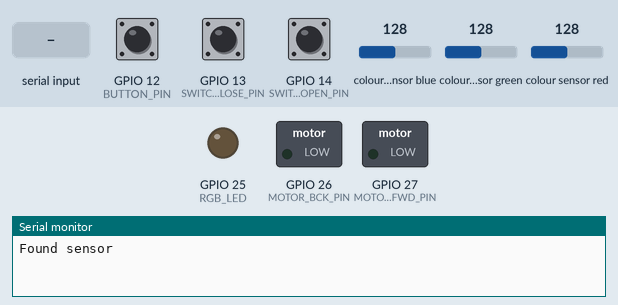
Recording of a sketch running on a simulated ESP32. Shown: switched loads named in the sketch (green lamp = pin HIGH), output pins drawn as LEDs (lit = HIGH), the last lines printed to the serial monitor. Inputs (shaded band) come from the test bench; at power-on: GPIO 12 (BUTTON_PIN) HIGH, GPIO 13 (SWITCH_CLOSE_PIN) HIGH, GPIO 14 (SWITCH_OPEN_PIN) HIGH, colour sensor blue 128, colour sensor green 128, colour sensor red 128. EEPROM starts erased; nothing arrives over Bluetooth unless stated.

Above: at 1.2 s.
1.3 s: GPIO 12 (BUTTON_PIN) pulled LOW for 0.15 s
At 2.0 s:
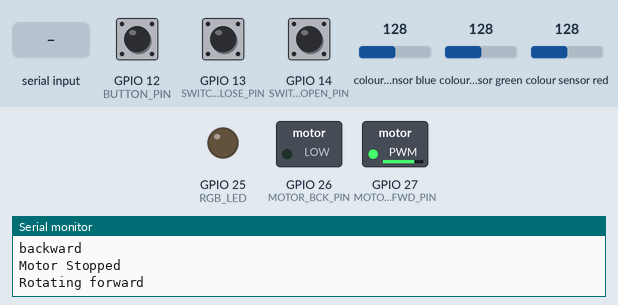
2.9 s: "start" received over the second serial link
At 5.1 s:
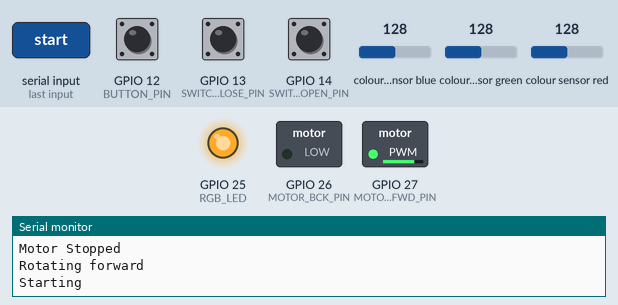
5.4 s: GPIO 13 (SWITCH_CLOSE_PIN) pulled LOW for 0.15 s
At 6.2 s:
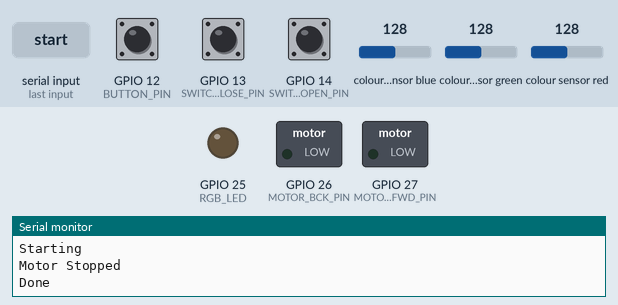
7.0 s: GPIO 12 (BUTTON_PIN) pulled LOW for 1 s
At 8.8 s:
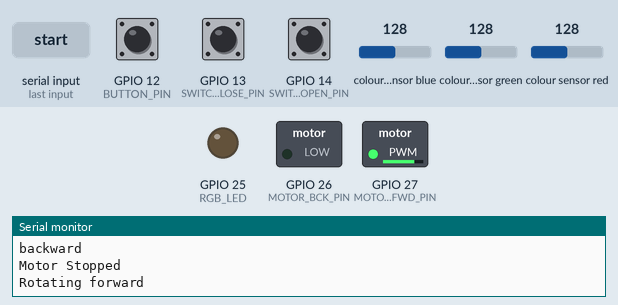
9.5 s: GPIO 12 (BUTTON_PIN) pulled LOW for 0.15 s
At 10.6 s:
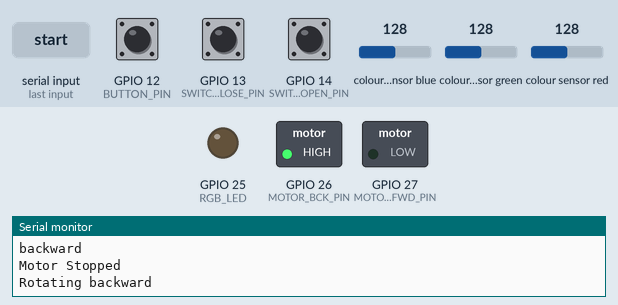
11.1 s: GPIO 14 (SWITCH_OPEN_PIN) pulled LOW for 0.15 s
At 12.3 s:
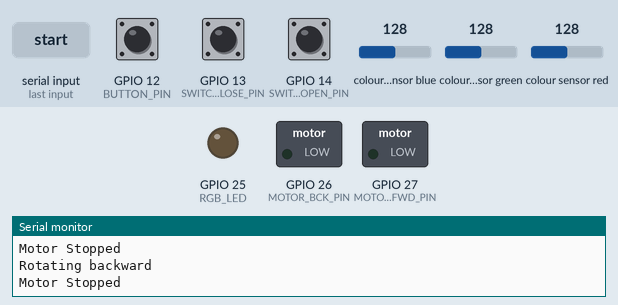
Timing chart, 0 to 13.7 s (numbered marks = the images above; inputs shaded):
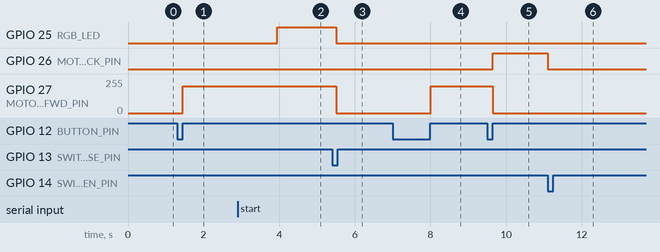

The sketch:

ToiletX_Firmware_V1.ino
```cpp
#include <Wire.h> // Include the Wire library for I2C devices
#include <BluetoothSerial.h> // Include the Bluetooth Serial library for ESP32
#include <Adafruit_TCS34725.h> // Include the Adafruit TCS34725 library
#include <Preferences.h> // Include the Preferences library for non-volatile storage

// Define pin numbers
#define BUTTON_PIN 12
#define MOTOR_FWD_PIN 27 //26
#define MOTOR_BCK_PIN 26 //27
#define RGB_LED 25
#define SWITCH_OPEN_PIN 14
#define SWITCH_CLOSE_PIN 13

#define PWM_CHANNEL 0
#define PWM_FREQUENCY 5000
#define PWM_RESOLUTION 8


// Create a Bluetooth Serial object
BluetoothSerial SerialBT;
Adafruit_TCS34725 tcs = Adafruit_TCS34725(TCS34725_INTEGRATIONTIME_240MS, TCS34725_GAIN_1X);
Preferences preferences;

// Define motor state
enum MotorState {STOPPED, FORWARD, BACKWARD};
MotorState motorState = STOPPED;

volatile bool buttonPressed = false; // volatile as it is used in interrupt routine
unsigned long lastInterruptTime = 0; // debounce: last time the interrupt was triggered

void IRAM_ATTR isr() { // Interrupt service routine
  // Debounce: If interrupts come faster than 200ms, assume it's a bounce and ignore
  Serial.println("ISR");
  if (millis() - lastInterruptTime > 200) {
    Serial.println(digitalRead(BUTTON_PIN));
    buttonPressed = true;
  }
  lastInterruptTime = millis();
}

void setup() {
  // Initialize serial communication
  Serial.begin(115200);

  // Initialize Bluetooth communication
  SerialBT.begin("ESP32");

  // Initialize button and switches
  pinMode(BUTTON_PIN, INPUT_PULLUP);
  pinMode(SWITCH_OPEN_PIN, INPUT_PULLUP);
  pinMode(SWITCH_CLOSE_PIN, INPUT_PULLUP);
  pinMode(RGB_LED, OUTPUT);

  if (tcs.begin()) {
    Serial.println("Found sensor");
  } else {
    Serial.println("No TCS34725 found ... check your connections");
    while (1); // halt!
  }

  ledcSetup(PWM_CHANNEL, PWM_FREQUENCY, PWM_RESOLUTION);
  ledcAttachPin(MOTOR_FWD_PIN, PWM_CHANNEL);


  // Attach interrupt to button pin
  attachInterrupt(digitalPinToInterrupt(BUTTON_PIN), isr, RISING);

  // Initialize motor control pins
  //pinMode(MOTOR_FWD_PIN, OUTPUT);
  pinMode(MOTOR_BCK_PIN, OUTPUT);

  // Ensure motor is stopped at startup
  digitalWrite(MOTOR_FWD_PIN, LOW);
  digitalWrite(MOTOR_BCK_PIN, LOW);
}

void loop() {
  // Check for Bluetooth commands
  if (SerialBT.available()) {
    String command = SerialBT.readString();
      if (command == "start") {
        uint16_t r, g, b, c;
        tcs.getRawData(&r, &g, &b, &c);
        preferences.begin("calibration", true); // Open in read-only mode
        uint16_t r_min = preferences.getUInt("r_min", 0);
        uint16_t r_max = preferences.getUInt("r_max", 65535);
        uint16_t g_min = preferences.getUInt("g_min", 0);
        uint16_t g_max = preferences.getUInt("g_max", 65535);
        uint16_t b_min = preferences.getUInt("b_min", 0);
        uint16_t b_max = preferences.getUInt("b_max", 65535);
        preferences.end();
         // Start the motor moving forward
        startMotor(FORWARD);

        // Keep reading sensor, normalizing and transmitting the readings until the end switch is hit
        digitalWrite(RGB_LED, HIGH);
        Serial.println("Starting");
        while (digitalRead(SWITCH_CLOSE_PIN) == HIGH) {
          uint16_t r, g, b, c;
          tcs.getRawData(&r, &g, &b, &c);
          float r_norm = normalize(r, r_min, r_max);
          float g_norm = normalize(g, g_min, g_max);
          float b_norm = normalize(b, b_min, b_max);
          SerialBT.println(String(r_norm) + "," +String(g_norm) + "," + String(b_norm));
        }
        delay(100);
        SerialBT.println("Terminate");
        stopMotor();
        digitalWrite(RGB_LED, LOW);
        Serial.println("Done");
      }
      else if (command == "calibrate") {
      calibrate();
      }
  }

  // Check button state
  if (buttonPressed) {
    buttonPressed = false; // reset the flag
    Serial.println("Button Pressed");
    switch (motorState) {
      case STOPPED:
        if (digitalRead(SWITCH_OPEN_PIN) == LOW) {
          Serial.println("forward");
          startMotor(FORWARD);
        } else if(digitalRead(SWITCH_CLOSE_PIN) == LOW){
          Serial.println("backward");
          startMotor(BACKWARD);
        }else{
          Serial.println("backward");
          startMotor(FORWARD);
        }
        break;
      case FORWARD:
        Serial.println("backward");
        startMotor(BACKWARD);
        break;
      case BACKWARD:
        Serial.println("forwawrd");
        startMotor(FORWARD);
        break;
    }
  }

  // Check end switch states
  if ((motorState == FORWARD && digitalRead(SWITCH_CLOSE_PIN) == LOW) ||
      (motorState == BACKWARD && digitalRead(SWITCH_OPEN_PIN) == LOW)) {
    stopMotor();
  }
}

void startMotor(MotorState direction) {
  // Ensure motor is stopped
  stopMotor();

  // Start motor in the specified direction
  if (direction == FORWARD) {
    Serial.println("Rotating forward");
    ledcWrite(PWM_CHANNEL, 200); // Control MOTOR_FWD_PIN speed via PWM
    digitalWrite(MOTOR_BCK_PIN, LOW);
  } else {
    Serial.println("Rotating backward");
    digitalWrite(MOTOR_FWD_PIN, LOW); // Turn off MOTOR_FWD_PIN
    digitalWrite(MOTOR_BCK_PIN, HIGH); // MOTOR_BCK_PIN always at full speed
  }

  // Update motor state
  motorState = direction;
  }


void stopMotor() {
  // Stop motor
  Serial.println("Motor Stopped");
  ledcWrite(PWM_CHANNEL, 0); // Stop MOTOR_FWD_PIN
  digitalWrite(MOTOR_BCK_PIN, LOW);

  // Update motor state
  motorState = STOPPED;
}

float normalize(uint16_t value, uint16_t min, uint16_t max) {
  return (float)(value - min) / (max - min);
}

void calibrate() {
  // Initialize min and max values to extreme opposites
  uint16_t r_min = 65535, r_max = 0;
  uint16_t g_min = 65535, g_max = 0;
  uint16_t b_min = 65535, b_max = 0;

  startMotor(FORWARD);
  digitalWrite(RGB_LED, HIGH);


  while (digitalRead(SWITCH_CLOSE_PIN) == HIGH) {
    uint16_t r, g, b, c;
    tcs.getRawData(&r, &g, &b, &c);
    r_min = min(r_min, r);
    r_max = max(r_max, r);
    g_min = min(g_min, g);
    g_max = max(g_max, g);
    b_min = min(b_min, b);
    b_max = max(b_max, b);
  }

  Serial.println("Calibrated...");
  Serial.print("Red min : ");Serial.print(r_min);Serial.print(", ");Serial.print("Red max : ");Serial.println(r_max);
  Serial.print("Green min : ");Serial.print(g_min);Serial.print(", ");Serial.print("Green max : ");Serial.println(g_max);
  Serial.print("Blue min : ");Serial.print(b_min);Serial.print(", ");Serial.print("Blue max : ");Serial.println(b_max);
  digitalWrite(RGB_LED, LOW);
  // Stop the motor
  stopMotor();

  // Store min and max values to non-volatile memory
  preferences.begin("calibration", false);
  preferences.putUInt("r_min", r_min);
  preferences.putUInt("r_max", r_max);
  preferences.putUInt("g_min", g_min);
  preferences.putUInt("g_max", g_max);
  preferences.putUInt("b_min", b_min);
  preferences.putUInt("b_max", b_max);
  preferences.end();
}
```

Measured:
- after the input at 1.3 s, GPIO 27 (MOTOR_FWD_PIN): 0/255 → 199/255 after 0.15 s
- after the input at 2.9 s, GPIO 25 (RGB_LED): LOW → HIGH after 1.1 s
- after the input at 5.4 s, GPIO 25 (RGB_LED): HIGH → LOW after 0.11 s; GPIO 27 (MOTOR_FWD_PIN): 199/255 → 0/255 after 0.11 s
- after the input at 7.0 s, GPIO 27 (MOTOR_FWD_PIN): 0/255 → 199/255 after 1.0 s
- after the input at 9.5 s, GPIO 26 (MOTOR_BCK_PIN): LOW → HIGH after 0.15 s; GPIO 27 (MOTOR_FWD_PIN): 199/255 → 0/255 after 0.15 s
- after the input at 11.1 s, GPIO 26 (MOTOR_BCK_PIN): HIGH → LOW at once
